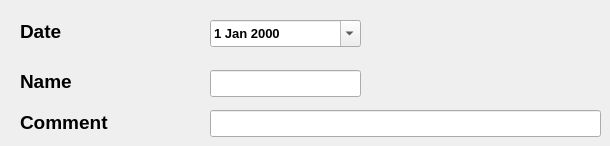
    <widget class="QWidget" name="tabInjury">
     <attribute name="title">
      <string>Injury</string>
     </attribute>
     <widget class="QLabel" name="lblInjuryDate">
      <property name="geometry">
       <rect>
        <x>20</x>
        <y>20</y>
        <width>61</width>
        <height>23</height>
       </rect>
      </property>
      <property name="font">
       <font>
        <pointsize>14</pointsize>
        <bold>true</bold>
       </font>
      </property>
      <property name="text">
       <string>Date</string>
      </property>
     </widget>
     <widget class="QLabel" name="lblInjuryName">
      <property name="geometry">
       <rect>
        <x>20</x>
        <y>70</y>
        <width>61</width>
        <height>23</height>
       </rect>
      </property>
      <property name="font">
       <font>
        <pointsize>14</pointsize>
        <bold>true</bold>
       </font>
      </property>
      <property name="text">
       <string>Name</string>
      </property>
     </widget>
     <widget class="QLineEdit" name="txtInjuryName">
      <property name="geometry">
       <rect>
        <x>210</x>
        <y>70</y>
        <width>151</width>
        <height>27</height>
       </rect>
      </property>
      <property name="font">
       <font>
        <pointsize>12</pointsize>
        <bold>true</bold>
       </font>
      </property>
     </widget>
     <widget class="QLabel" name="lblInjuryComment">
      <property name="geometry">
       <rect>
        <x>20</x>
        <y>110</y>
        <width>91</width>
        <height>24</height>
       </rect>
      </property>
      <property name="font">
       <font>
        <pointsize>14</pointsize>
        <bold>true</bold>
       </font>
      </property>
      <property name="text">
       <string>Comment</string>
      </property>
     </widget>
     <widget class="QLineEdit" name="txtInjuryComment">
      <property name="geometry">
       <rect>
        <x>210</x>
        <y>110</y>
        <width>391</width>
        <height>27</height>
       </rect>
      </property>
      <property name="font">
       <font>
        <pointsize>12</pointsize>
        <bold>true</bold>
       </font>
      </property>
     </widget>
     <widget class="QDateEdit" name="injuryDateEdit">
      <property name="geometry">
       <rect>
        <x>210</x>
        <y>20</y>
        <width>151</width>
        <height>27</height>
       </rect>
      </property>
      <property name="font">
       <font>
        <pointsize>10</pointsize>
        <bold>true</bold>
       </font>
      </property>
      <property name="buttonSymbols">
       <enum>QAbstractSpinBox::NoButtons</enum>
      </property>
      <property name="calendarPopup">
       <bool>true</bool>
      </property>
     </widget>
    </widget>
